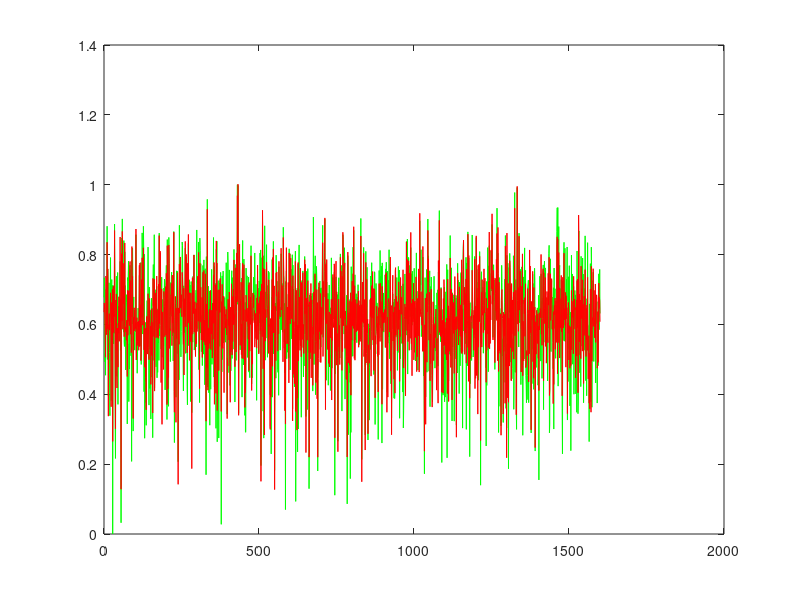

Write MATLAB code to recreate this figure.
function [] = proj2_synth()
%% Project 2 - Learning to Rank using Linear Regression
%% Nandakishore Krishna
%% Person number : 50169797

clear; close all; clc;

UBitName = 'Nanda Kishore Krishna';
personNumber = '50169797';

format long g

% import data
load('synthetic.mat');

% transpose the input matrix to get 2000 X 10
x = x';

% training set - 80% of dataset
trainingX2 = x(1:1600, :);
trainingT2 = t(1:1600, 1);

% validation set - 10 % dataset
validationX2 = x(1601:1800, :);
validationT2 = t(1601:1800, 1);

% testing set - 10% of dataset
testingX2 = x(1801:size(x,1), :);
testingT2 = t(1801:size(t,1), 1);

% number of training samples
n2 = size(trainingX2, 1);

% no. of dimensions of the training set
d2 = size(trainingX2, 2);

% model complexity
M2 = 20;

% find the clusters for the datapoints
fprintf('Finding %d clusters ...\n', M2);
[idx2, C2] = kmeans(trainingX2, M2);

% centres for the basis functions D X M
% we assign centroids of the clusters to muj
mu2 = C2;

% spread for the Gaussian radial functions
fprintf('Calculating the spread for the %d Gaussian radial functions ...\n', M2);

cluster_variance = zeros(M2,1);
for i = 1 : M2
    temp = [];
    for j = 1 : length(idx2)
        if j == i
            temp = [temp; trainingX2(j,:)];
        end
    end
    cluster_variance(i,1) = var(temp);
end

% the sigmaj for the basis functions
Sigma2 = zeros(d2,d2,M2);
for j = 2 : M2
    for i = 1 : n2
        Sigma2(:,:,j) = cluster_variance(j)' * eye(d2);
    end
end


phi2 = calculatePhi(trainingX2, M2, Sigma2, mu2);

% closed form solution for the weights
fprintf('Finding the closed form solution ...\n');
w2 = pinv(phi2' * phi2) * phi2' * trainingT2;

% sum of squares error for the training set
error2 = sum((trainingT2 - (phi2 * w2)) .^ 2) / 2;

% root mean square error for the training set
trainPer2 = sqrt(2 * error2 / n2)

% validation set design matrix
phiValid = calculatePhi(validationX2, M2, Sigma2, mu2);

% sum of squares error for the validation set
errorVal = sum((validationT2 - (phiValid * w2)) .^ 2) / 2;

% root mean square error for the validation set
validPer2 = sqrt(2 * errorVal / size(validationX2, 1))


% testing set design matrix
phiTest = calculatePhi(testingX2, M2, Sigma2, mu2);

% sum of squares error and erms for testing set
[errorTest, testPer2] = calculateError(phiTest, testingT2, w2, size(testingX2, 1))


figure(2)
y2 = phi2 * w2;
xaxis = linspace(0, length(y2), length(y2));
plot(xaxis, trainingT2, 'g', xaxis, y2, 'r');

save('proj2_synth');
end


function Phi = calculatePhi(X, M, Sigma, mu)

% number of training samples
n = size(X, 1);

% determine design matrix N X M
fprintf('Calculating the design matrix phi of size %d X %d ...\n', n, M);
Phi = ones(n, M);
for j = 2 : M
    for i = 1 : n
        temp = X(i,:)' - mu(j);
        siginv = inv(Sigma(:,:,j));
        Phi(i,j) = exp(-1 * (temp' * siginv * temp) / 2);
    end
end

end

function [err, erms] = calculateError(phi, t, w, n)

% sum of squares error
err = sum((t - (phi * w)) .^ 2) / 2;

% root mean square error
erms = sqrt(2 * err / n);

end
